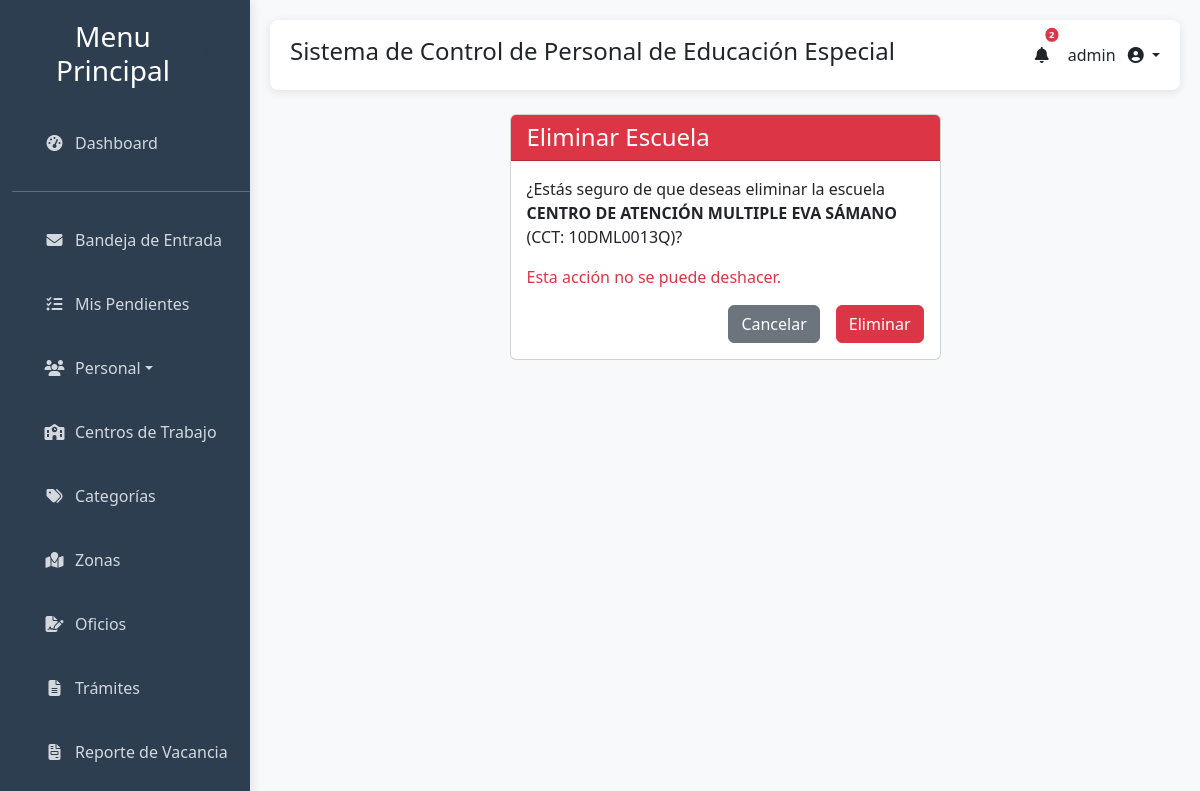
Page /escuelas/eliminar/2/ (signed in) on the committed database.
### gestion_escolar/models.py (models this page shows, shortened)
class Escuela(models.Model):
    TURNOS = [
        ('MATUTINO', 'Matutino'),
        ('VESPERTINO', 'Vespertino'),
        ('DISCONTINUO', 'Discontinuo'),
    ]
    ZONAS_ECONOMICAS = [
        ('II', 'II'),
        ('III', 'III'),
    ]
    SOSTENIMIENTOS = [
        ('FEDERAL', 'Federal'),
        ('ESTATAL', 'Estatal'),
    ]
    UNIDADES_DEPARTAMENTALES = [
        ('000', '000'),
        ('001', '001'),
        ('002', '002'),
        ('003', '003'),
        ('004', '004'),
        ('005', '005'),
        ('006', '006'),
        ('007', '007'),
        ('008', '008'),
        ('009', '009'),
        ('010', '010'),
        ('011', '011'),
        ('012', '012'),
        ('013', '013'),
    ]
    id_escuela = models.CharField(
        max_length=20,
        unique=True,
        verbose_name="Clave de Centro de Trabajo (CCT)",
        help_text="Formato: 2 dígitos + 3 letras + 4 dígitos + 1 letra (ej: 10DML0013Q)",
        validators=[validate_cct_format]
    )
    nombre_ct = models.CharField(max_length=200, verbose_name="Nombre del Centro de Trabajo")
    zona_esc = models.ForeignKey(Zona, on_delete=models.CASCADE, verbose_name="Zona Escolar")
    turno = models.CharField(max_length=20, choices=TURNOS, verbose_name="Turno")
    domicilio = models.TextField(verbose_name="Domicilio")
    telefono_ct = models.CharField(
        max_length=20,
        verbose_name="Teléfono",
        blank=True,
        help_text="Formato: (000) 000-0000"
    )
    zona_economica = models.CharField(
        max_length=3,
        choices=ZONAS_ECONOMICAS,
        verbose_name="Zona Económica"
    )
    region = models.CharField(max_length=100, verbose_name="Región")
    u_d = models.CharField(
        max_length=3,
        choices=UNIDADES_DEPARTAMENTALES,
        verbose_name="U.D.",
        help_text="Unidad Departamental (001 al 011)"
    )
    sostenimiento = models.CharField(
        max_length=10,
        choices=SOSTENIMIENTOS,
        verbose_name="Sostenimiento"
    )
    fecha_registro = models.DateTimeField(auto_now_add=True, verbose_name="Fecha de Registro")
    fecha_actualizacion = models.DateTimeField(auto_now=True, verbose_name="Última Actualización")
    class Meta:
        verbose_name = "Centro de Trabajo"
        verbose_name_plural = "Centros de Trabajo"
        ordering = ['nombre_ct']
        indexes = [
            models.Index(fields=['id_escuela']),
            models.Index(fields=['zona_esc']),
            models.Index(fields=['sostenimiento']),
        ]

### gestion_escolar/views.py (the view)
# urls.py: path('escuelas/eliminar/<int:pk>/', views.eliminar_escuela, name='eliminar_escuela'),
def eliminar_escuela(request, pk):
    escuela = get_object_or_404(Escuela, pk=pk)
    if request.method == 'POST':
        escuela.delete()
        messages.success(request, 'Escuela eliminada correctamente.')
        return redirect('lista_escuelas')
    return render(request, 'gestion_escolar/eliminar_escuela.html', {'escuela': escuela})

### gestion_escolar/templatetags/auth_extras.py (called while the page is built)
@register.filter(name='has_group')
def has_group(user, group_name):
    try:
        group = Group.objects.get(name=group_name)
    except Group.DoesNotExist:
        return False
    return group in user.groups.all()

### gestion_escolar/templates/gestion_escolar/eliminar_escuela.html (shortened to what this page needs)
{% extends 'gestion_escolar/base.html' %}
{% load static %}
{% block content %}
<div class="container mt-4">
    <div class="row">
        <div class="col-md-6 mx-auto">
            <div class="card">
                <div class="card-header bg-danger text-white">
                    <h4 class="mb-0">Eliminar Escuela</h4>
                </div>
                <div class="card-body">
                    <p>¿Estás seguro de que deseas eliminar la escuela <strong>{{ escuela.nombre_ct }}</strong> (CCT: {{ escuela.id_escuela }})?</p>
                    <p class="text-danger">Esta acción no se puede deshacer.</p>
                    <form method="post">
                        <div class="d-grid gap-2 d-md-flex justify-content-md-end">
                            <a href="{% url 'lista_escuelas' %}" class="btn btn-secondary me-md-2">Cancelar</a>
                            <button type="submit" class="btn btn-danger">Eliminar</button>
                        </div>
                    </form>
                </div>
            </div>
        </div>
    </div>
</div>
{% endblock %}

### gestion_escolar/templates/gestion_escolar/base.html (shortened to what this page needs)
<!DOCTYPE html>
<html lang="es">
<head>
    {% load static %}
    {% load auth_extras %}
    <link href="https://cdn.jsdelivr.net/npm/bootstrap@5.3.0/dist/css/bootstrap.min.css" rel="stylesheet">
    <link rel="stylesheet" href="https://cdn.datatables.net/1.13.6/css/jquery.dataTables.min.css">
    <link href="https://cdn.jsdelivr.net/npm/select2@4.1.0-rc.0/dist/css/select2.min.css" rel="stylesheet" />
    <link rel="stylesheet" href="https://cdnjs.cloudflare.com/ajax/libs/font-awesome/6.4.0/css/all.min.css">
</head>
<body>
    <div class="container-fluid">
        <div class="row">
            <div class="col-md-2 sidebar">
                <div class="d-flex justify-content-between align-items-center px-3 mb-4">
                    <h3 class="text-center mb-0">Menu Principal</h3>
                    <button id="sidebarCollapse" class="d-none d-md-block">
                        <i class="fas fa-chevron-left"></i>
                    </button>
                </div>
                <ul class="nav flex-column">
                    <li class="nav-item">
                        <a class="nav-link" href="{% url 'index' %}">
                            <i class="fas fa-tachometer-alt me-2"></i>
                            <span class="sidebar-text">Dashboard</span>
                        </a>
                    </li>
                    <hr class="sidebar-divider my-3">
                    <li class="nav-item">
                        <a class="nav-link" href="{% url 'correspondencia_inbox' %}">
                            <i class="fas fa-envelope me-2"></i>
                            <span class="sidebar-text">Bandeja de Entrada</span>
                        </a>
                    </li>
                    <li class="nav-item">
                        <a class="nav-link" href="{% url 'pendientes_activos' %}">
                            <i class="fas fa-tasks me-2"></i>
                            <span class="sidebar-text">Mis Pendientes</span>
                        </a>
                    </li>
                    <li class="nav-item dropdown">
                        <a class="nav-link dropdown-toggle" href="#" role="button" data-bs-toggle="dropdown" aria-expanded="false">
                            <i class="fas fa-users me-2"></i>
                            <span class="sidebar-text">Personal</span>
                        </a>
                    </li>
                    {% if not user|has_group:"Directores" %}
                    <li class="nav-item">
                        <a class="nav-link" href="{% url 'lista_escuelas' %}">
                            <i class="fas fa-school me-2"></i>
                            <span class="sidebar-text">Centros de Trabajo</span>
                        </a>
                    </li>
                    <li class="nav-item">
                        <a class="nav-link" href="{% url 'lista_categorias' %}">
                            <i class="fas fa-tags me-2"></i>
                            <span class="sidebar-text">Categorías</span>
                        </a>
                    </li>
                    <li class="nav-item">
                        <a class="nav-link" href="{% url 'lista_zonas' %}">
                            <i class="fas fa-map-marked me-2"></i>
                            <span class="sidebar-text">Zonas</span>
                        </a>
                    </li>
                    <li class="nav-item">
                        <a class="nav-link" href="{% url 'generar_oficios' %}">
                            <i class="fas fa-file-signature me-2"></i>
                            <span class="sidebar-text">Oficios</span>
                        </a>
                    </li>
                    <li class="nav-item">
                        <a class="nav-link" href="{% url 'generar_tramites_generales' %}">
                            <i class="fas fa-file-alt me-2"></i>
                            <span class="sidebar-text">Trámites</span>
                        </a>
                    </li>
                    <li class="nav-item">
                        <a class="nav-link" href="{% url 'gestionar_lote_vacancia' %}">
                            <i class="fas fa-file-invoice me-2"></i>
                            <span class="sidebar-text">Reporte de Vacancia</span>
                        </a>
                    </li>
                    <li class="nav-item">
                    </li>
                    {% endif %}
                </ul>
            </div>
            <div class="col-md-10 main-content">
                <div class="header">
                    <h4>Sistema de Control de Personal de Educación Especial</h4>
                    {% if user.is_authenticated %}
                    <ul class="navbar-nav d-flex flex-row align-items-center">
                        <li class="nav-item dropdown me-3">
                            <a class="nav-link" href="#" id="alertsDropdown" role="button" data-bs-toggle="dropdown" aria-expanded="false">
                                <i class="fas fa-bell fa-fw"></i>
                                {% if total_alerts > 0 %}
                                    <span class="badge bg-danger rounded-pill position-absolute top-0 start-100 translate-middle" style="font-size: 0.6em; padding: .25em .4em;">{{ total_alerts }}</span>
                                {% endif %}
                            </a>
                        </li>
                        <li class="nav-item dropdown">
                            <a class="nav-link dropdown-toggle" href="#" id="userDropdown" role="button" data-bs-toggle="dropdown" aria-expanded="false">
                                <span class="me-2 d-none d-lg-inline">{{ user.username }}</span>
                                <i class="fas fa-user-circle"></i>
                            </a>
                        </li>
                    </ul>
                    {% endif %}
                </div>
                {% block content %}{% endblock %}
            </div>
        </div>
    </div>
</body>
</html>

### gestion_escolar/templates/gestion_escolar/base.html (style rules this page uses)
:root { --primary-color: #34495e; --secondary-color: #2c3e50; --accent-color: #95a5a6; --light-color: #ecf0f1; --success-color: #27ae60; --sidebar-width: 250px; --sidebar-collapsed-width: 70px; --transition-speed: 0.3s; }
body { background-color: #f8f9fa; font-family: 'Segoe UI', Tahoma, Geneva, Verdana, sans-serif; overflow-x: hidden; transition: margin-left var(--transition-speed); }
.sidebar { background-color: var(--secondary-color); color: white; height: 100vh; position: fixed; padding-top: 20px; width: var(--sidebar-width); z-index: 1000; transition: all var(--transition-speed) ease; left: 0; overflow-y: auto; box-shadow: 2px 0 10px rgba(0, 0, 0, 0.1); }
.sidebar .nav-link { color: rgba(255, 255, 255, 0.8); padding: 15px 20px; margin: 5px 10px; border-radius: 5px; transition: all var(--transition-speed); display: flex; align-items: center; white-space: nowrap; }
.sidebar .nav-link i { transition: transform var(--transition-speed); min-width: 25px; text-align: center; }
.main-content { margin-left: var(--sidebar-width); padding: 20px; transition: margin-left var(--transition-speed) ease, width var(--transition-speed) ease; width: calc(100% - var(--sidebar-width)); min-height: 100vh; }
.header { background-color: white; box-shadow: 0 2px 10px rgba(0, 0, 0, 0.1); padding: 15px 20px; margin-bottom: 20px; border-radius: 8px; display: flex; justify-content: space-between; align-items: center; position: sticky; top: 10px; z-index: 900; }
#sidebarCollapse { background: none; border: none; color: var(--secondary-color); font-size: 1.2rem; cursor: pointer; transition: transform var(--transition-speed); }

### rows in the picture
Escuela: nombre_ct "CENTRO DE ATENCIÓN MULTIPLE EVA SÁMANO", id_escuela "10DML0013Q"

### other values in the picture
{{ total_alerts }} "2"
{{ user.username }} "admin"
